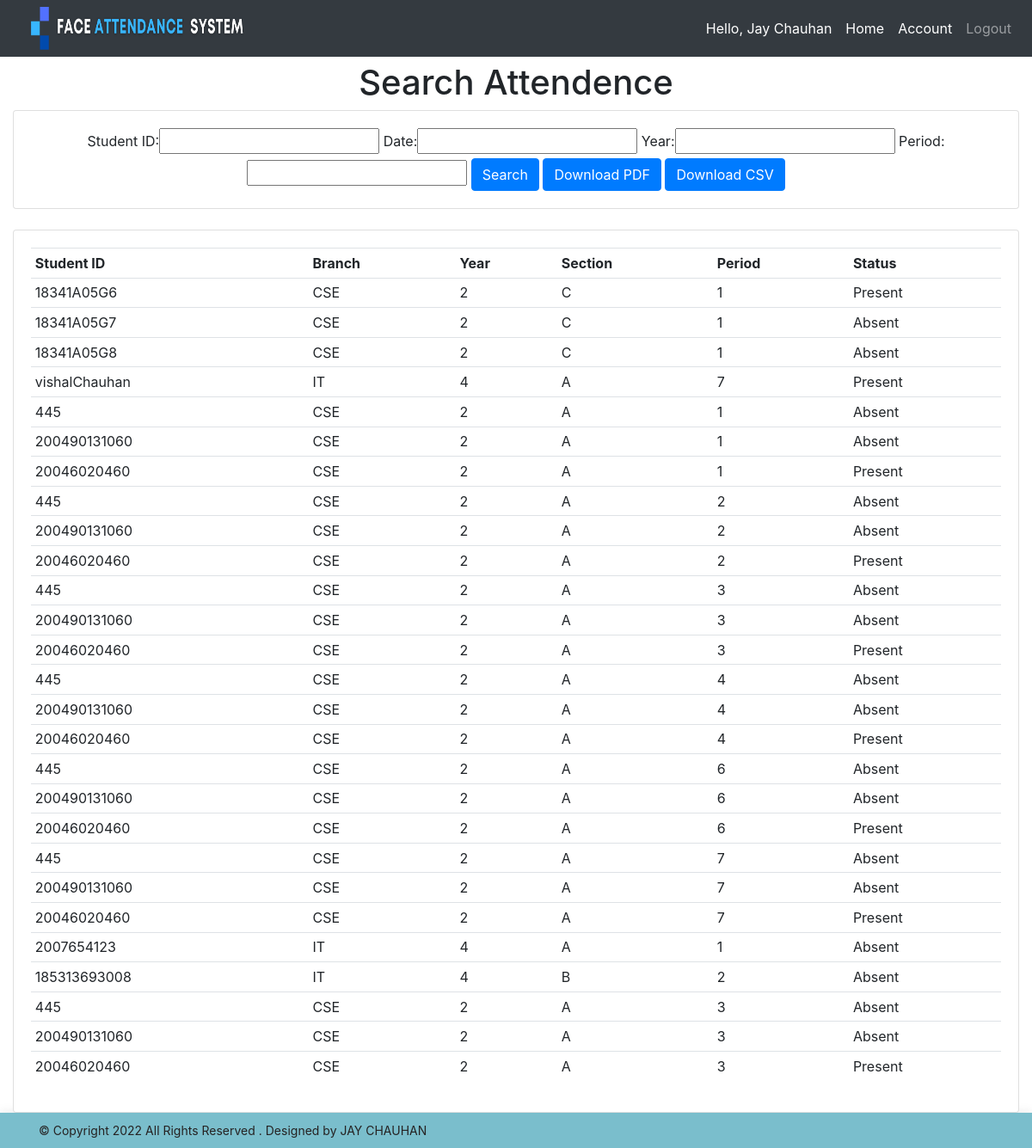
The app's page /searchattendence/ (signed in) with its own data.
### attendence_sys/models.py (models this page shows, shortened)
class Faculty(models.Model):
    user = models.OneToOneField(User, null = True, blank = True, on_delete= models.CASCADE)
    firstname = models.CharField(max_length=200, null=True, blank=True)
    lastname = models.CharField(max_length=200, null=True, blank=True)
    phone = models.CharField(max_length=200, null=True)
    email = models.CharField(max_length=200, null=True)
    profile_pic = models.ImageField(upload_to=user_directory_path ,null=True, blank=True)
    def __str__(self):
        return str(self.firstname + " " + self.lastname)

class Attendence(models.Model):
    Faculty_Name = models.CharField(max_length=200, null=True, blank=True)
    Student_ID = models.CharField(max_length=200, null=True, blank=True)
    date = models.DateField(auto_now_add = True, null = True)
    time = models.TimeField(auto_now_add=True, null = True)
    branch = models.CharField(max_length=200, null = True)
    year = models.CharField(max_length=200, null = True)
    section = models.CharField(max_length=200, null = True)
    period = models.CharField(max_length=200, null = True)
    status = models.CharField(max_length=200, null = True, default='Absent')

### attendence_sys/views.py (the view)
# urls.py: path('searchattendence/', views.searchAttendence, name='searchattendence'),
def searchAttendence(request):
    attendences = Attendence.objects.all()
    myFilter = AttendenceFilter(request.GET, queryset=attendences)
    attendences = myFilter.qs
    context = {'myFilter': myFilter, 'attendences': attendences, 'ta': False}
    return render(request, 'attendence_sys/attendence.html', context)

### attendence_sys/templates/attendence_sys/attendence.html (shortened to what this page needs)
{% extends 'attendence_sys/main.html' %}
{% block content %}
{% if ta == False %}
<center><h1>Search Attendence</h1></center>
<div class="row">
	<div class="col">
		<div class="card card-body">
			<center>
				<form method="get">
					{{myFilter.form}}
		    		<button class="btn btn-primary" type="submit">Search</button>
					<a href="{% url 'Download' %}" class="btn btn-primary" ><font color="#fff">Download PDF</font></a>
					<a href="{% url 'csv' %}" class="btn btn-primary"><font color="#fff">Download CSV</font></a>
				</form>
			</center>
		</div>
	</div>
</div>
<br>
<div class="row">
	<div class="col-sm-12">
		<div class="card card-body">
			<table class="table table-sm">
				<tr>
					<th>Student ID</th>
					<th>Branch</th>
					<th>Year</th>
					<th>Section</th>
					<th>Period</th>
					<th>Status</th>
				</tr>
				{% for attendence in attendences %}
				<tr>
                    <td>{{ attendence.Student_ID }}</td>
					<td>{{ attendence.branch }}</td>
					<td>{{ attendence.year }}</td>
					<td>{{ attendence.section }}</td>
					<td>{{ attendence.period }}</td>
					<td>{{ attendence.status }}</td>
				</tr>
				{% endfor %}
			</table>
		</div>
	</div>
</div>
{% endif %}
{% endblock %}

### attendence_sys/templates/attendence_sys/navbar.html (shortened to what this page needs)
{% load static %}
<nav class="navbar navbar-expand-lg navbar-dark fixed-top bg-dark">
  <a href="{% url 'home' %}"><img src="{% static 'images/logo4.png' %}" height="50px" width="250px" style="margin-left:20px" ></a>
  <div class="collapse navbar-collapse" id="navbarNav">
    <ul class="navbar-nav ml-auto">
      <li class="nav-item active">
        <span class="nav-link">Hello, {{ request.user.faculty }}</span>
      </li>
      <li class="nav-item active">
        <a href="{% url 'home' %}" class="nav-link">Home</a>
      </li>
      <li class="nav-item active">
        <a class="nav-link" href="{% url 'account' %}">Account</a>
      </li>
      <li class="nav-item">
        <a class="nav-link" href="{% url 'logout' %}">Logout</a>
      </li>
    </ul>
  </div>
</nav>

### records on screen
Attendence: Student_ID "18341A05G6", branch "CSE", year "2", section "C", period "1", status "Present"
Attendence: Student_ID "18341A05G7", branch "CSE", year "2", section "C", period "1", status "Absent"
Attendence: Student_ID "18341A05G8", branch "CSE", year "2", section "C", period "1", status "Absent"
Attendence: Student_ID "vishalChauhan", branch "IT", year "4", section "A", period "7", status "Present"
Attendence: Student_ID "445", branch "CSE", year "2", section "A", period "1", status "Absent"
Attendence: Student_ID "200490131060", branch "CSE", year "2", section "A", period "1", status "Absent"
Attendence: Student_ID "20046020460", branch "CSE", year "2", section "A", period "1", status "Present"
Attendence: Student_ID "445", branch "CSE", year "2", section "A", period "2", status "Absent"
Attendence: Student_ID "200490131060", branch "CSE", year "2", section "A", period "2", status "Absent"
Attendence: Student_ID "20046020460", branch "CSE", year "2", section "A", period "2", status "Present"
Attendence: Student_ID "445", branch "CSE", year "2", section "A", period "3", status "Absent"
Attendence: Student_ID "200490131060", branch "CSE", year "2", section "A", period "3", status "Absent"
Attendence: Student_ID "20046020460", branch "CSE", year "2", section "A", period "3", status "Present"
Attendence: Student_ID "445", branch "CSE", year "2", section "A", period "4", status "Absent"
Attendence: Student_ID "200490131060", branch "CSE", year "2", section "A", period "4", status "Absent"
Attendence: Student_ID "20046020460", branch "CSE", year "2", section "A", period "4", status "Present"
Attendence: Student_ID "445", branch "CSE", year "2", section "A", period "6", status "Absent"
Attendence: Student_ID "200490131060", branch "CSE", year "2", section "A", period "6", status "Absent"
Attendence: Student_ID "20046020460", branch "CSE", year "2", section "A", period "6", status "Present"
Attendence: Student_ID "445", branch "CSE", year "2", section "A", period "7", status "Absent"
Attendence: Student_ID "200490131060", branch "CSE", year "2", section "A", period "7", status "Absent"
Attendence: Student_ID "20046020460", branch "CSE", year "2", section "A", period "7", status "Present"
Attendence: Student_ID "2007654123", branch "IT", year "4", section "A", period "1", status "Absent"
Attendence: Student_ID "185313693008", branch "IT", year "4", section "B", period "2", status "Absent"
Attendence: Student_ID "445", branch "CSE", year "2", section "A", period "3", status "Absent"
Attendence: Student_ID "200490131060", branch "CSE", year "2", section "A", period "3", status "Absent"
Attendence: Student_ID "20046020460", branch "CSE", year "2", section "A", period "3", status "Present"

### other values on screen
{{ request.user.faculty }} "Jay Chauhan"
